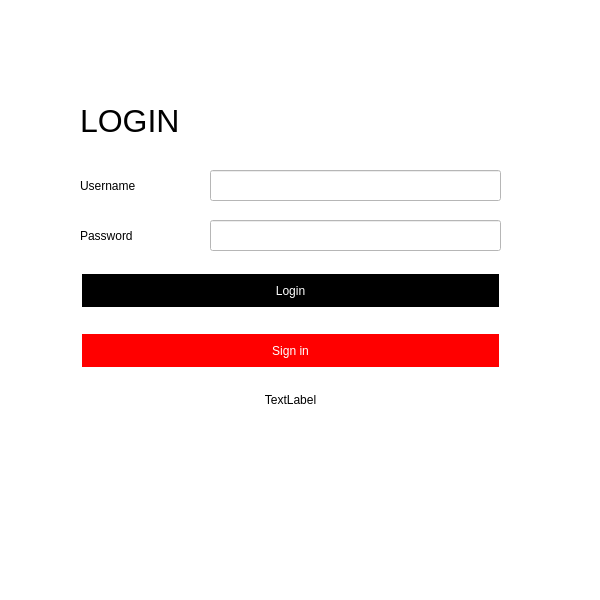
<?xml version="1.0" encoding="UTF-8"?>
<ui version="4.0">
 <class>Login</class>
 <widget class="QMainWindow" name="Login">
  <property name="geometry">
   <rect>
    <x>0</x>
    <y>0</y>
    <width>600</width>
    <height>600</height>
   </rect>
  </property>
  <property name="windowTitle">
   <string>Login</string>
  </property>
  <property name="styleSheet">
   <string notr="true"/>
  </property>
  <widget class="QWidget" name="centralWidget">
   <property name="styleSheet">
    <string notr="true">QWidget{
	background-color: rgb(233, 230, 234);
}</string>
   </property>
   <widget class="QWidget" name="centralWidget_2" native="true">
    <property name="geometry">
     <rect>
      <x>0</x>
      <y>0</y>
      <width>800</width>
      <height>800</height>
     </rect>
    </property>
    <property name="styleSheet">
     <string notr="true">background-color: rgb(255, 255, 255);</string>
    </property>
    <widget class="QWidget" name="widget" native="true">
     <property name="geometry">
      <rect>
       <x>70</x>
       <y>100</y>
       <width>441</width>
       <height>351</height>
      </rect>
     </property>
     <property name="styleSheet">
      <string notr="true">background-color: rgb(255, 255, 255);</string>
     </property>
     <widget class="QLineEdit" name="username">
      <property name="geometry">
       <rect>
        <x>140</x>
        <y>70</y>
        <width>291</width>
        <height>31</height>
       </rect>
      </property>
     </widget>
     <widget class="QLabel" name="label">
      <property name="geometry">
       <rect>
        <x>10</x>
        <y>70</y>
        <width>121</width>
        <height>31</height>
       </rect>
      </property>
      <property name="text">
       <string>Username</string>
      </property>
     </widget>
     <widget class="QLineEdit" name="password">
      <property name="geometry">
       <rect>
        <x>140</x>
        <y>120</y>
        <width>291</width>
        <height>31</height>
       </rect>
      </property>
      <property name="echoMode">
       <enum>QLineEdit::Password</enum>
      </property>
     </widget>
     <widget class="QLabel" name="label_2">
      <property name="geometry">
       <rect>
        <x>10</x>
        <y>120</y>
        <width>121</width>
        <height>31</height>
       </rect>
      </property>
      <property name="text">
       <string>Password</string>
      </property>
     </widget>
     <widget class="QPushButton" name="pushButton_2">
      <property name="geometry">
       <rect>
        <x>10</x>
        <y>230</y>
        <width>421</width>
        <height>41</height>
       </rect>
      </property>
      <property name="styleSheet">
       <string notr="true">QPushButton{  
background-color: red;  
border: none;
color: white;
text-align: center;
margin: 4px 2px;
opacity: 0.6;
text-decoration: none;
}
QPushButton:hover{
background-color: white;
border: 1px solid red;
color : red;}</string>
      </property>
      <property name="text">
       <string>Sign in</string>
      </property>
     </widget>
     <widget class="QPushButton" name="pushButton">
      <property name="geometry">
       <rect>
        <x>10</x>
        <y>170</y>
        <width>421</width>
        <height>41</height>
       </rect>
      </property>
      <property name="styleSheet">
       <string notr="true">QPushButton{  
background-color: black;  
border: none;
color: white;
text-align: center;
margin: 4px 2px;
opacity: 0.6;
text-decoration: none;
}
QPushButton:hover{
margin: 2px 1px;
}</string>
      </property>
      <property name="text">
       <string>Login</string>
      </property>
     </widget>
     <widget class="QLabel" name="label_3">
      <property name="geometry">
       <rect>
        <x>10</x>
        <y>290</y>
        <width>421</width>
        <height>20</height>
       </rect>
      </property>
      <property name="text">
       <string>TextLabel</string>
      </property>
      <property name="alignment">
       <set>Qt::AlignCenter</set>
      </property>
      <property name="indent">
       <number>0</number>
      </property>
     </widget>
     <widget class="QLabel" name="label_4">
      <property name="geometry">
       <rect>
        <x>10</x>
        <y>0</y>
        <width>171</width>
        <height>41</height>
       </rect>
      </property>
      <property name="styleSheet">
       <string notr="true">font-size: 32px;</string>
      </property>
      <property name="text">
       <string>LOGIN</string>
      </property>
     </widget>
    </widget>
   </widget>
  </widget>
  <widget class="QMenuBar" name="menuBar">
   <property name="geometry">
    <rect>
     <x>0</x>
     <y>0</y>
     <width>600</width>
     <height>20</height>
    </rect>
   </property>
  </widget>
 </widget>
 <layoutdefault spacing="6" margin="11"/>
 <resources>
  <include location="resources.qrc"/>
 </resources>
 <connections/>
</ui>
